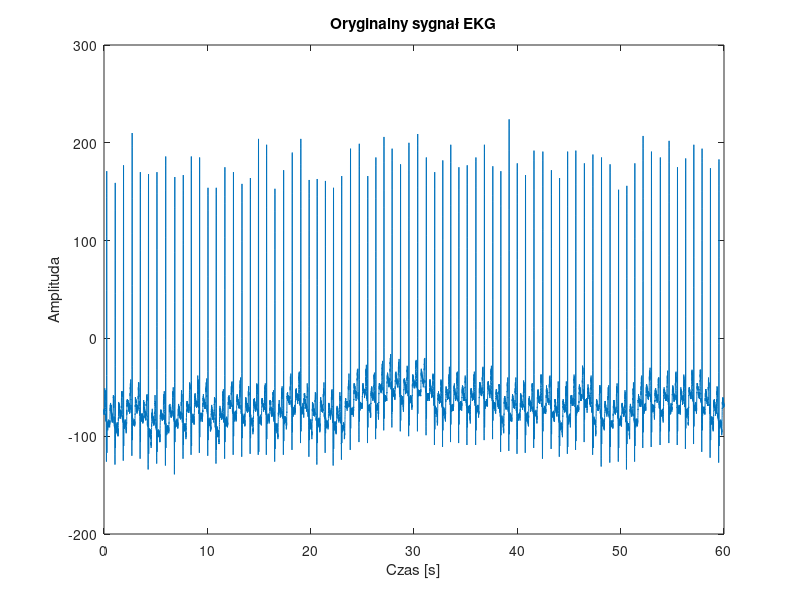
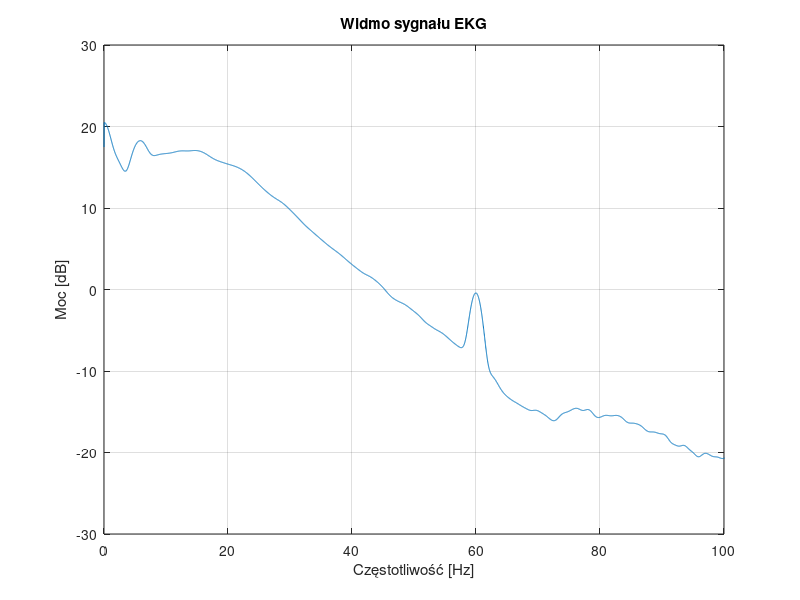
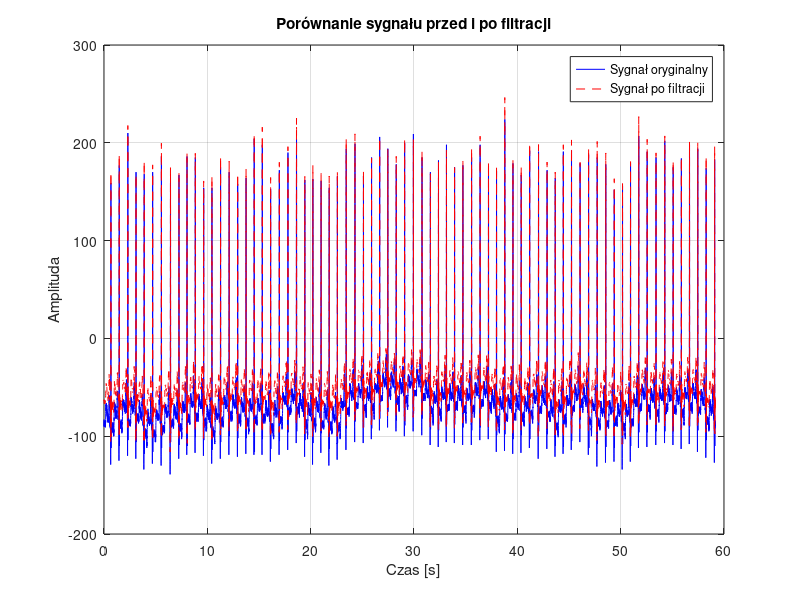
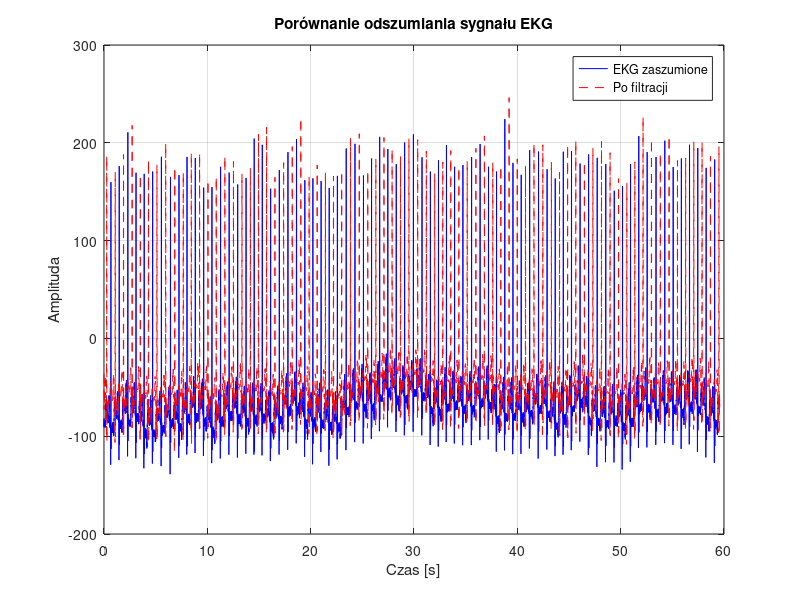

These charts were generated, in order, by the following MATLAB code:
close all;
clear all;
load("ECG100.mat");
ekg = val(1,:);
fpr = 360;
t = (0:length(ekg)-1)/fpr;
figure;
plot(t, ekg);
title('Oryginalny sygnał EKG');
xlabel('Czas [s]');
ylabel('Amplituda');

nfft = 2^14;
[Pxx, f] = pwelch(ekg, [], [], nfft, fpr);

figure;
plot(f, 10*log10(Pxx));
title('Widmo sygnału EKG');
xlabel('Częstotliwość [Hz]');
ylabel('Moc [dB]');
xlim([0 100]);
grid on;

f_pass = [0.5 40]; % Hz

% Normalizacja do Nyquista
f_nyq = fpr/2;
f_norm = f_pass / f_nyq;

% Projekt filtru
N_filt = 300; % liczba próbek filtru
b = fir1(N_filt, f_norm, 'bandpass', hamming(N_filt+1)); % filtr BP

% Filtracja
y = filter(b, 1, ekg);

P = (N_filt)/2;

x_sync = ekg(P+1:end);
y_sync = y(N_filt+1:end);

Nmin = min(length(x_sync), length(y_sync));
x_sync = x_sync(1:Nmin);
y_sync = y_sync(1:Nmin);

figure;
plot((0:Nmin-1)/fpr, x_sync, 'b', 'DisplayName', 'Sygnał oryginalny');
hold on;
plot((0:Nmin-1)/fpr, y_sync, 'r--', 'DisplayName', 'Sygnał po filtracji');
xlabel('Czas [s]');
ylabel('Amplituda');
title('Porównanie sygnału przed i po filtracji');
legend;
grid on;

ekg_noise = ekg + 0.5*randn(1,length(ekg)); 
y_noisy = filter(b, 1, ekg_noise);          

P = N_filt/2; 

x_sync_noisy = ekg_noise(P+1:end);
y_sync_noisy = y_noisy(P+1:end);

Nmin = min(length(x_sync_noisy), length(y_sync_noisy));
x_sync_noisy = x_sync_noisy(1:Nmin);
y_sync_noisy = y_sync_noisy(1:Nmin);

figure;
plot((0:Nmin-1)/fpr, x_sync_noisy, 'b', 'DisplayName', 'EKG zaszumione');
hold on;
plot((0:Nmin-1)/fpr, y_sync_noisy, 'r--', 'DisplayName', 'Po filtracji ');
xlabel('Czas [s]');
ylabel('Amplituda');
title('Porównanie odszumiania sygnału EKG');
legend;
grid on;